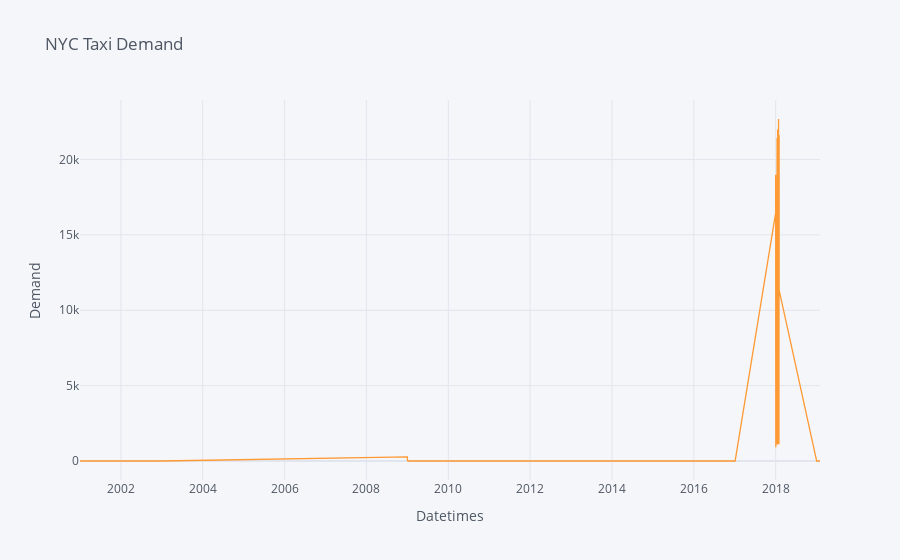

This figure's notebook cell:
### Code cell
df.iplot(kind='scatter', xTitle='Datetimes', yTitle='Demand', title='NYC Taxi Demand')

### Figure 1 — Plotly figure (JSON) as saved in the notebook; plotly's stock layout.template omitted (floating-point values rounded to 4 significant figures; data arrays with more than 128 entries replaced by an {"elided": "..."} marker saying what was removed)
{"data": [{"line": {"color": "rgba(255, 153, 51, 1.0)", "dash": "solid", "shape": "linear", "width": 1.3}, "mode": "lines", "name": "cnt", "text": "", "type": "scatter", "x": {"elided": "814 str values"}, "y": {"elided": "814 int values"}}], "layout": {"legend": {"bgcolor": "#F5F6F9", "font": {"color": "#4D5663"}}, "paper_bgcolor": "#F5F6F9", "plot_bgcolor": "#F5F6F9", "title": {"font": {"color": "#4D5663"}, "text": "NYC Taxi Demand"}, "xaxis": {"gridcolor": "#E1E5ED", "showgrid": true, "tickfont": {"color": "#4D5663"}, "title": {"font": {"color": "#4D5663"}, "text": "Datetimes"}, "zerolinecolor": "#E1E5ED"}, "yaxis": {"gridcolor": "#E1E5ED", "showgrid": true, "tickfont": {"color": "#4D5663"}, "title": {"font": {"color": "#4D5663"}, "text": "Demand"}, "zerolinecolor": "#E1E5ED"}}}
